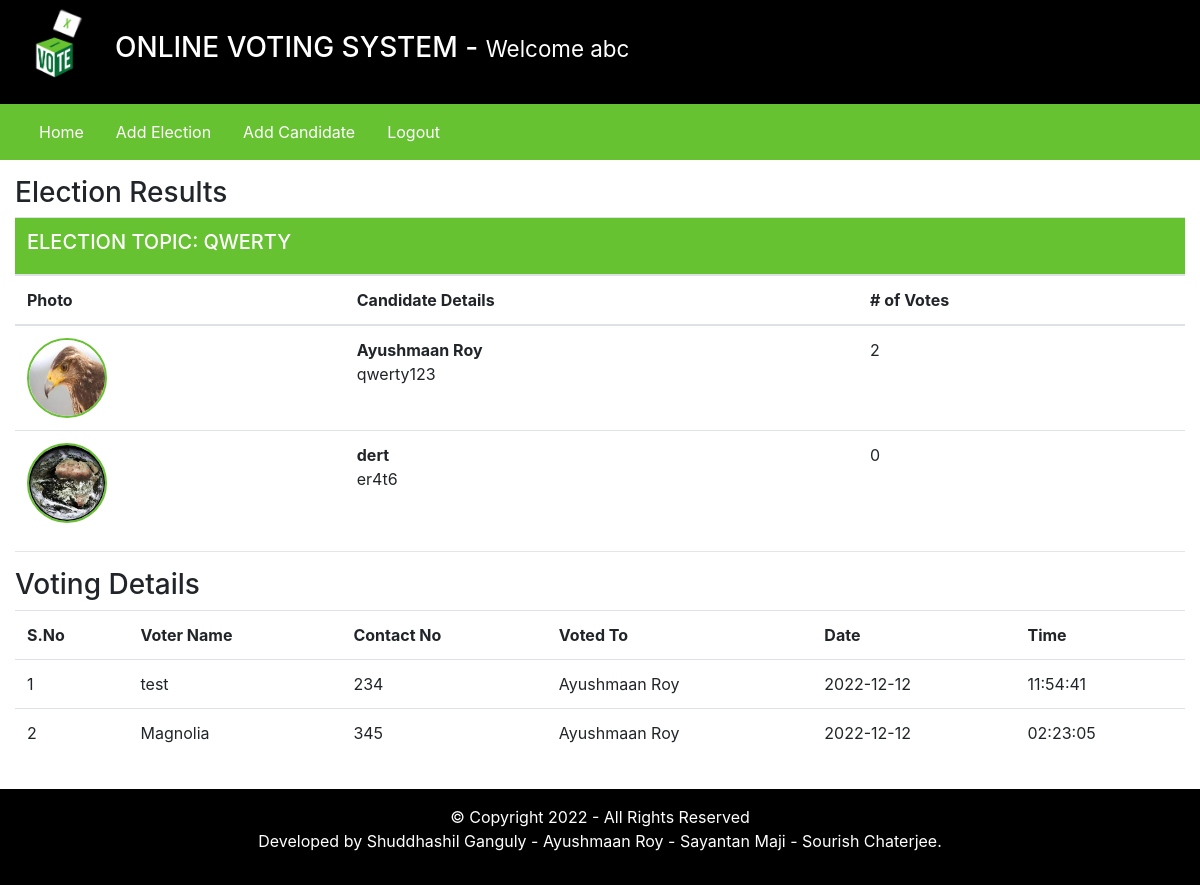
/admin/index.php?viewResult=1 (signed in), run on the app's committed database.
### tables this page shows
CREATE TABLE `elections` (
  `id` int(11) NOT NULL,
  `election_topic` varchar(255) DEFAULT NULL,
  `no_of_candidates` int(11) DEFAULT NULL,
  `starting_date` date DEFAULT NULL,
  `ending_date` date DEFAULT NULL,
  `status` varchar(45) DEFAULT NULL,
  `inserted_by` varchar(255) DEFAULT NULL,
  `inserted_on` date DEFAULT NULL
);

CREATE TABLE `candidate_details` (
  `id` int(11) NOT NULL,
  `election_id` int(11) DEFAULT NULL,
  `candidate_name` varchar(255) DEFAULT NULL,
  `candidate_details` varchar(45) DEFAULT NULL,
  `candidate_photo` text DEFAULT NULL,
  `inserted_by` varchar(255) DEFAULT NULL,
  `inserted_on` date DEFAULT NULL
);

CREATE TABLE `votings` (
  `id` int(11) NOT NULL,
  `election_id` int(11) DEFAULT NULL,
  `voters_id` int(11) DEFAULT NULL,
  `candidate_id` int(11) NOT NULL,
  `vote_date` date DEFAULT NULL,
  `vote_time` time DEFAULT NULL
);

CREATE TABLE `users` (
  `id` int(11) NOT NULL,
  `username` varchar(255) DEFAULT NULL,
  `contact_no` varchar(45) DEFAULT NULL,
  `password` text DEFAULT NULL,
  `user_role` varchar(45) DEFAULT NULL
);

### admin/inc/viewResults.php (the view, shortened to what this page needs)
<?php
    $election_id = $_GET['viewResult'];
?>
<div class="row my-3">
        <div class="col-12">
            <h3> Election Results </h3>
            <?php
                $fetchingActiveElections = mysqli_query($db, "SELECT * FROM elections WHERE id = '". $election_id ."'") or die(mysqli_error($db));
                $totalActiveElections = mysqli_num_rows($fetchingActiveElections);
                if($totalActiveElections > 0)
                {
                    while($data = mysqli_fetch_assoc($fetchingActiveElections))
                    {
                        $election_id = $data['id'];
                        $election_topic = $data['election_topic'];
                ?>
                        <table class="table">
                            <thead>
                                <tr>
                                    <th colspan="4" class="bg-green text-white"><h5> ELECTION TOPIC: <?php echo strtoupper($election_topic); ?></h5></th>
                                </tr>
                                <tr>
                                    <th> Photo </th>
                                    <th> Candidate Details </th>
                                    <th> # of Votes </th>
                                </tr>
                            </thead>
                            <tbody>
                            <?php
                                $fetchingCandidates = mysqli_query($db, "SELECT * FROM candidate_details WHERE election_id = '". $election_id ."'") or die(mysqli_error($db));
                                while($candidateData = mysqli_fetch_assoc($fetchingCandidates))
                                {
                                    $candidate_id = $candidateData['id'];
                                    $candidate_photo = $candidateData['candidate_photo'];
                                    $fetchingVotes = mysqli_query($db, "SELECT * FROM votings WHERE candidate_id = '". $candidate_id . "'") or die(mysqli_error($db));
                                    $totalVotes = mysqli_num_rows($fetchingVotes);
                            ?>
                                    <tr>
                                        <td> <img src="<?php echo $candidate_photo; ?>" class="candidate_photo"> </td>
                                        <td><?php echo "<b>" . $candidateData['candidate_name'] . "</b><br />" . $candidateData['candidate_details']; ?></td>
                                        <td><?php echo $totalVotes; ?></td>
                                    </tr>
                            <?php
                                }
                            ?>
                            </tbody>
                        </table>
                <?php
                    }
                }else {
                    echo "No any active election.";
                }
            ?>
            <hr>
            <h3>Voting Details</h3>
            <?php
                $fetchingVoteDetails = mysqli_query($db, "SELECT * FROM votings WHERE election_id = '". $election_id ."'");
                $number_of_votes = mysqli_num_rows($fetchingVoteDetails);
                if($number_of_votes > 0)
                {
                    $sno = 1;
            ?>
                    <table class="table">
                        <tr>
                            <th>S.No</th>
                            <th>Voter Name</th>
                            <th>Contact No</th>
                            <th>Voted To</th>
                            <th>Date </th>
                            <th>Time</th>
                        </tr>
            <?php
                    while($data = mysqli_fetch_assoc($fetchingVoteDetails))
                        {
                            $voters_id = $data['voters_id'];
                            $candidate_id = $data['candidate_id'];
                            $fetchingUsername = mysqli_query($db, "SELECT * FROM users WHERE id = '". $voters_id ."'") or die(mysqli_error($db));
                            $isDataAvailable = mysqli_num_rows($fetchingUsername);
                            $userData = mysqli_fetch_assoc($fetchingUsername);
                            if($isDataAvailable > 0)
                            {
                                $username = $userData['username'];
                                $contact_no = $userData['contact_no'];
                            }else {
                                $username = "No_Data";
                                $contact_no = $userData['contact_no'];
                            }
                            $fetchingCandidateName = mysqli_query($db, "SELECT * FROM candidate_details WHERE id = '". $candidate_id ."'") or die(mysqli_error($db));
                            $isDataAvailable = mysqli_num_rows($fetchingCandidateName);
                            $candidateData = mysqli_fetch_assoc($fetchingCandidateName);
                            if($isDataAvailable > 0)
                            {
                                $candidate_name = $candidateData['candidate_name'];
                            }else {
                                $candidate_name = "No_Data";
                            }
                ?>
                            <tr>
                                <td><?php echo $sno++; ?></td>
                                <td><?php echo $username; ?></td>
                                <td><?php echo $contact_no; ?></td>
                                <td><?php echo $candidate_name; ?></td>
                                <td><?php echo $data['vote_date']; ?></td>
                                <td><?php echo $data['vote_time']; ?></td>
                            </tr>
                <?php
                        }
                        echo "</table>";
                    }else {
                        echo "No vote detail is available!";
                    }
                ?>
        </div>
    </div>

### admin/inc/header.php (shortened to what this page needs)
<!DOCTYPE html>
<html lang="en">
<head>
    <link rel="stylesheet" href="../assets/css/bootstrap.min.css">
    <link rel="stylesheet" href="../assets/css/style.css">
</head>
<body>
    <div class="container-fluid">
        <div class="row bg-black text-white">
            <div class="col-1">
                <img src="../assets/images/logo.gif" width="80px"/>
            </div>
            <div class="col-11 my-auto">
                <h3> ONLINE VOTING SYSTEM  - <small> Welcome  <?php echo $_SESSION['username']; ?></small> </h3>
            </div>
        </div>

### admin/inc/navigation.php (shortened to what this page needs)
<div class="row bg-green">
    <div class="col-12 bg-green">
    <nav class="navbar navbar-expand-lg navbar-light bg-green">
    <div class="collapse navbar-collapse" id="navbarSupportedContent">
        <ul class="navbar-nav mr-auto">
        <li class="nav-item">
            <a class="nav-link text-white mr-3" href="index.php?homepage=1">Home</a>
        </li>
        <li class="nav-item">
            <a class="nav-link text-white mr-3" href="index.php?addElectionPage=1">Add Election</a>
        </li>
        <li class="nav-item">
            <a class="nav-link text-white mr-3" href="index.php?addCandidatePage=1">Add Candidate</a>
        </li>
        <li class="nav-item">
            <a class="nav-link text-white mr-3" href="logout.php">Logout</a>
        </li>
         </ul>
    </div>
    </nav>
</div>
</div>

### admin/index.php
<?php
    require_once("inc/header.php");
    require_once("inc/navigation.php");
    if(isset($_GET['homepage']))
    {
        require_once("inc/homepage.php");
    }else if(isset($_GET['addElectionPage']))
    {
        require_once("inc/add_elections.php");
    }else if(isset($_GET['addCandidatePage']))
    {
        require_once("inc/add_candidates.php");
    }else if(isset($_GET['viewResult']))
    {
        require_once("inc/viewResults.php");
    }
?>
<?php
    require_once("inc/footer.php");
?>

### admin/inc/footer.php (shortened to what this page needs)
    <div class="row bg-black text-center text-white">
        <div class="col-12 my-3">
            <p> &copy; Copyright 2022 - All Rights Reserved  <br />
                Developed by Shuddhashil Ganguly - Ayushmaan Roy - Sayantan Maji - Sourish Chaterjee.
            </p>
        </div>
    </div>
</div>
</body>
</html>

### assets/css/style.css (style rules this page uses)
.text-white { color: #fff; }
.bg-black { background-color: #000; }
.bg-green { background-color: #67C232; }
.candidate_photo { width: 80px; height: 80px; border: 2px solid #67C232; border-radius: 100%; }

### data on the page
elections: election_topic "QWERTY"
candidate_details: candidate_photo (picture), candidate_name "Ayushmaan Roy", candidate_details "qwerty123", totalVotes "2"
candidate_details: candidate_photo (picture), candidate_name "dert", candidate_details "er4t6", totalVotes "0"
votings: users.username "test", users.contact_no "234", candidate_details.candidate_name "Ayushmaan Roy", vote_date "2022-12-12", vote_time "11:54:41"
votings: users.username "Magnolia", users.contact_no "345", candidate_details.candidate_name "Ayushmaan Roy", vote_date "2022-12-12", vote_time "02:23:05"

### other printed values
$_SESSION['username'] "abc"
